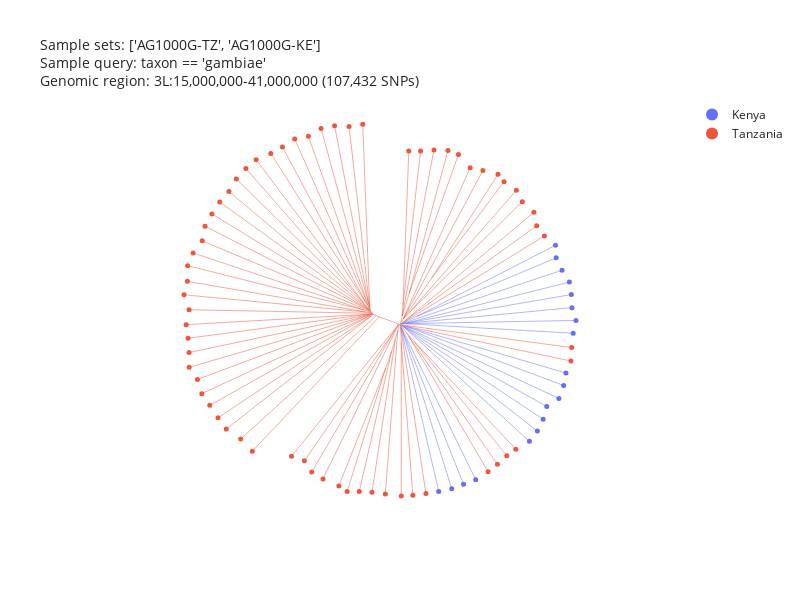

Notebook source saved alongside this figure:
### Markdown cell above
In the tree we clearly have two clusters of closely related *An. gambiae* , one including individuals from Muleba in the northwest and another with individuals from Muheza located on the eastern coast likely resulting from restricted gene flow between the two regions _i.e._, geographic isolation.

Let's add *An. gambiae* data from Kenya into our analysis to see how this relates to the structure observed in Tanzania by first colouring the samples by country.

### Code cell
ag3.plot_njt(
    region=region,
    n_snps=n_snps,
    sample_sets = ["AG1000G-TZ","AG1000G-KE"],
    sample_query="taxon == 'gambiae'",
    color="country",
)

### Figure 1 — Plotly figure (JSON) as saved in the notebook; plotly's stock layout.template omitted (floating-point values rounded to 4 significant figures; data arrays with more than 128 entries replaced by an {"elided": "..."} marker saying what was removed)
{"data": [{"hovertemplate": "country=Kenya<br>x=%{x}<br>y=%{y}<extra></extra>", "legendgroup": "Kenya", "line": {"color": "#636EFA", "dash": "solid", "width": 0.5}, "marker": {"symbol": "circle"}, "mode": "lines", "name": "Kenya", "orientation": "v", "showlegend": false, "type": "scatter", "x": [-4.741, 27.83, NaN, 4.061, 2466.0, NaN, 27.83, 4860.0, NaN, 27.83, 86.33, NaN, 86.33, 4072.0, NaN, 86.33, 3309.0, NaN, 39.9, 76.96, NaN, 76.96, 172.6, NaN, 76.96, 93.59, NaN, 93.59, 9218.0, NaN, 93.59, 157.4, NaN, 157.4, 8843.0, NaN, 157.4, 8332.0, NaN, 172.6, 10240.0, NaN, 172.6, 9452.0, NaN, 290.1, 389.6, NaN, 389.6, 10690.0, NaN, 389.6, 10540.0, NaN, 18.83, 51.57, NaN, 51.57, 10440.0, NaN, 51.57, 179.0, NaN, 179.0, 433.3, NaN, 179.0, 179.0, NaN, 179.0, 11080.0, NaN, 179.0, 313.3, NaN, 313.3, 11340.0, NaN, 313.3, 11160.0, NaN, 433.3, 10910.0, NaN, 433.3, 11040.0, NaN, 75.31, 1030.0, NaN, 1030.0, 10020.0, NaN, 1030.0, 10060.0, NaN], "xaxis": "x", "y": [-137.3, -219.2, NaN, -214.5, -10870.0, NaN, -219.2, -10120.0, NaN, -219.2, -384.2, NaN, -384.2, -10410.0, NaN, -384.2, -10700.0, NaN, -101.6, -126.3, NaN, -126.3, -175.2, NaN, -126.3, -139.2, NaN, -139.2, -6205.0, NaN, -139.2, -193.0, NaN, -193.0, -6967.0, NaN, -193.0, -7629.0, NaN, -175.2, -4855.0, NaN, -175.2, -5378.0, NaN, -174.6, -207.8, NaN, -207.8, -3213.0, NaN, -207.8, -4024.0, NaN, -39.38, -35.02, NaN, -35.02, 3427.0, NaN, -35.02, -22.92, NaN, -22.92, 30.79, NaN, -22.92, -22.92, NaN, -22.92, 1012.0, NaN, -22.92, -25.46, NaN, -25.46, 183.2, NaN, -25.46, -641.9, NaN, 30.79, 2662.0, NaN, 30.79, 1855.0, NaN, -4.844, 439.3, NaN, 439.3, 5039.0, NaN, 439.3, 4230.0, NaN], "yaxis": "y"}, {"hovertemplate": "country=Tanzania<br>x=%{x}<br>y=%{y}<extra></extra>", "legendgroup": "Tanzania", "line": {"color": "#EF553B", "dash": "solid", "width": 0.5}, "marker": {"symbol": "circle"}, "mode": "lines", "name": "Tanzania", "orientation": "v", "showlegend": false, "type": "scatter", "x": {"elided": "360 float values"}, "xaxis": "x", "y": {"elided": "360 float values"}, "yaxis": "y"}, {"hovertemplate": "country=<br>x=%{x}<br>y=%{y}<extra></extra>", "legendgroup": "", "line": {"color": "gray", "dash": "solid", "width": 0.5}, "marker": {"symbol": "circle"}, "mode": "lines", "name": "", "orientation": "v", "showlegend": false, "type": "scatter", "x": [0.0, -23.68, NaN, -23.68, 18.83, NaN, -23.68, -31.27, NaN, -31.27, -19.35, NaN, -19.35, 39.9, NaN, -19.35, -19.35, NaN, -19.35, -4.741, NaN, -4.741, 4.061, NaN, 39.9, 39.9, NaN, 39.9, 290.1, NaN, 18.83, 75.31, NaN, 75.31, 75.31, NaN], "xaxis": "x", "y": [0.0, -53.55, NaN, -53.55, -39.38, NaN, -53.55, -60.46, NaN, -60.46, -74.08, NaN, -74.08, -101.6, NaN, -74.08, -74.08, NaN, -74.08, -137.3, NaN, -137.3, -214.5, NaN, -101.6, -101.6, NaN, -101.6, -174.6, NaN, -39.38, -4.844, NaN, -4.844, -4.844, NaN], "yaxis": "y"}, {"customdata": {"elided": "19x11 mixed values"}, "hovertemplate": "<b>%{hovertext}</b><br><br>country=%{customdata[4]}<br>x=%{x}<br>y=%{y}<br>sample_id=%{customdata[0]}<br>partner_sample_id=%{customdata[1]}<br>sample_set=%{customdata[2]}<br>taxon=%{customdata[3]}<br>admin1_iso=%{customdata[5]}<br>admin1_name=%{customdata[6]}<br>admin2_name=%{customdata[7]}<br>location=%{customdata[8]}<br>year=%{customdata[9]}<br>month=%{customdata[10]}<extra></extra>", "hovertext": ["AK0203-C", "AK0274-C", "AK0212-C", "AK0237-C", "AK0235-C", "AK0177-C", "AK0207-C", "AK0213-C", "AK0211-C", "AK0280-C", "AK0238-C", "AK0279-C", "AK0278-C", "AK0281-C", "AK0236-C", "AK0214-C", "AK0226-C", "AK0239-C", "AK0215-C"], "legendgroup": "Kenya", "marker": {"color": "#636EFA", "size": 5, "symbol": "circle"}, "mode": "markers", "name": "Kenya", "orientation": "v", "showlegend": true, "type": "scatter", "x": [2466.0, 3309.0, 4072.0, 4860.0, 8332.0, 8843.0, 9218.0, 9452.0, 10240.0, 10540.0, 10690.0, 11160.0, 11340.0, 11080.0, 11040.0, 10910.0, 10440.0, 10060.0, 10020.0], "xaxis": "x", "y": [-10870.0, -10700.0, -10410.0, -10120.0, -7629.0, -6967.0, -6205.0, -5378.0, -4855.0, -4024.0, -3213.0, -641.9, 183.2, 1012.0, 1855.0, 2662.0, 3427.0, 4230.0, 5039.0], "yaxis": "y"}, {"customdata": {"elided": "64x11 mixed values"}, "hovertemplate": "<b>%{hovertext}</b><br><br>country=%{customdata[4]}<br>x=%{x}<br>y=%{y}<br>sample_id=%{customdata[0]}<br>partner_sample_id=%{customdata[1]}<br>sample_set=%{customdata[2]}<br>taxon=%{customdata[3]}<br>admin1_iso=%{customdata[5]}<br>admin1_name=%{customdata[6]}<br>admin2_name=%{customdata[7]}<br>location=%{customdata[8]}<br>year=%{customdata[9]}<br>month=%{customdata[10]}<extra></extra>", "hovertext": ["BL0100-C", "BL0065-C", "BL0109-C", "BL0063-C", "BL0125-C", "BL0105-C", "BL0128-C", "BL0107-C", "BL0124-C", "BL0111-C", "BL0121-C", "BL0108-C", "BL0116-C", "BL0119-C", "BL0106-C", "BL0101-C", "BL0115-C", "BL0103-C", "BL0102-C", "BL0052-C", "BL0120-C", "BL0110-C", "BL0078-C", "BL0112-C", "BL0058-C", "BL0054-C", "BL0142-C", "BL0117-C", "BL0114-C", "BL0079-C", "BL0138-C", "BL0137-C", "BL0377-C", "BL0363-C", "BL0348-C", "BL0347-C", "BL0391-C", "BL0354-C", "BL0359-C", "BL0386-C", "BL0378-C", "BL0382-C", "BL0350-C", "BL0372-C", "BL0380-C", "BL0371-C", "BL0379-C", "BL0368-C", "BL0388-C", "BL0392-C", "BL0353-C", "BL0375-C", "BL0351-C", "BL0383-C", "BL0346-C", "BL0376-C", "BL0362-C", "BL0385-C", "BL0381-C", "BL0389-C", "BL0361-C", "BL0387-C", "BL0393-C", "BL0356-C"], "legendgroup": "Tanzania", "marker": {"color": "#EF553B", "size": 5, "symbol": "circle"}, "mode": "markers", "name": "Tanzania", "orientation": "v", "showlegend": true, "type": "scatter", "x": [-2442.0, -3328.0, -4264.0, -5135.0, -5960.0, -6841.0, -7634.0, -8388.0, -9334.0, -9997.0, -10610.0, -11090.0, -11690.0, -12190.0, -12640.0, -12820.0, -13410.0, -13770.0, -13780.0, -14000.0, -13670.0, -13860.0, -13740.0, -13670.0, -13660.0, -13130.0, -12850.0, -12330.0, -11800.0, -11260.0, -10330.0, -9580.0, -7046.0, -6218.0, -5744.0, -5013.0, -3989.0, -3449.0, -2670.0, -1847.0, -981.6, 46.35, 796.8, 1642.0, 5660.0, 6260.0, 6864.0, 7450.0, 11020.0, 11060.0, 9297.0, 8798.0, 8620.0, 7872.0, 7486.0, 6690.0, 6301.0, 5326.0, 4500.0, 3742.0, 3067.0, 2159.0, 1295.0, 534.4], "xaxis": "x", "y": [12870.0, 12730.0, 12770.0, 12600.0, 12100.0, 11920.0, 11400.0, 10980.0, 10570.0, 10000.0, 9326.0, 8523.0, 7843.0, 7070.0, 6277.0, 5329.0, 4544.0, 3725.0, 2710.0, 1841.0, 872.3, -87.53, -968.4, -1892.0, -2850.0, -3634.0, -4549.0, -5303.0, -6105.0, -6832.0, -7482.0, -8267.0, -8592.0, -8893.0, -9621.0, -10060.0, -10510.0, -10870.0, -10870.0, -10920.0, -11040.0, -11160.0, -11120.0, -11000.0, -9597.0, -9114.0, -8559.0, -8135.0, -2441.0, -1570.0, 5635.0, 6297.0, 7181.0, 7861.0, 8598.0, 9156.0, 9641.0, 9881.0, 10050.0, 10910.0, 11170.0, 11200.0, 11140.0, 11130.0], "yaxis": "y"}], "layout": {"height": 600, "legend": {"itemsizing": "constant", "tracegroupgap": 0}, "title": {"font": {"size": 14}, "text": "Sample sets: ['AG1000G-TZ', 'AG1000G-KE']<br>Sample query: taxon == 'gambiae'<br>Genomic region: 3L:15,000,000-41,000,000 (107,432 SNPs)"}, "width": 800, "xaxis": {"mirror": false, "showgrid": false, "showline": false, "showticklabels": false, "ticks": "", "title": {}}, "yaxis": {"mirror": false, "scaleanchor": "x", "scaleratio": 1, "showgrid": false, "showline": false, "showticklabels": false, "ticks": "", "title": {}}}}
